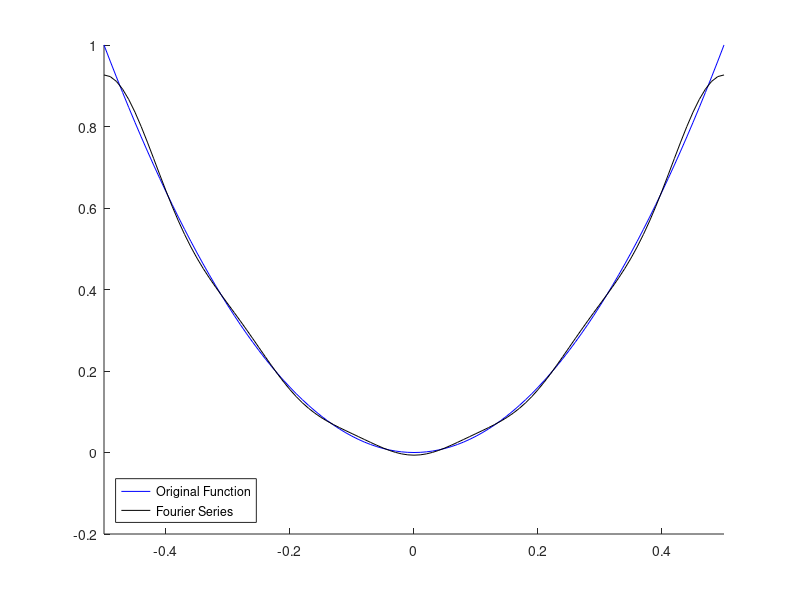

Here is the MATLAB script that generated this plot: (Note: this script raises an error after producing the figure.)
% Prelab:

%% Problem 2:
t = -0.5:0.01:0.5;
f = 4*t.^2;
f_fs = 1/3;

% Fourier series representation of the function
for i=1:5
    % w_0 = 2pi
    % T = 1
    a_i = (4*(-1)^i)/(pi^2*i^2);
    f_fs = f_fs + (a_i .* cos(i.*2.*pi.*t));
end
hold on

plot(t, f, "blue");
plot(t, f_fs, "black");
xlim([-0.5, 0.5]);

legend({"Original Function", ...
    "Fourier Series" ...
    }, "Location", "southwest")

%% Problem 3:

%% Time plots

[t_fifty, signal_fifty, f_fifty, y_fifty] = get_square(50);
[t_thirty, signal_thirty, f_thirty, y_thirty] = get_square(30);
[t_twenty, signal_twenty, f_twenty, y_twenty] = get_square(20);

subplot(3, 1, 1);
plot(t_fifty, signal_fifty, "blue", "LineWidth", 2);
title("Duty Cycle: 50%");

subplot(3, 1, 2);
plot(t_thirty, signal_thirty, "blue", "LineWidth", 2);
title("Duty Cycle: 30%");

subplot(3, 1, 3);
plot(t_twenty, signal_twenty, "blue", "LineWidth", 2);
title("Duty Cycle: 20%");

%% Frequency plots
subplot(3, 1, 1);
plot(f_fifty, y_fifty, "blue", "LineWidth", 1);
title("FT: Duty Cycle: 50%");


subplot(3, 1, 2);
plot(f_thirty, y_thirty, "blue", "LineWidth", 1);
title("FT: Duty Cycle: 30%");


subplot(3, 1, 3);
plot(f_twenty, y_twenty, "blue", "LineWidth", 1);
title("FT: Duty Cycle: 20%");


%% Problem 4:

[y, Fs] = audioread("s_samp.wav");

N_samples = Fs * 10E-3;
y = y(1:N_samples);
t = 0:1/Fs:((10E-3)-1/Fs);
plot(t, y);
%% 
Y = fft(y);
rms = sqrt(mean(abs(Y.^2)));

Fs_nyquist = Fs / 2; 

Y_single = 2 * abs(Y) / N_samples;
Y_single = Y_single(1:floor(N_samples/2));
f = linspace(0,Fs_nyquist,length(Y_single));
Y_db = 20*log10(Y_single ./ rms);
plot(f, Y_single);

% 
% plot(f, Y_db);
% ylabel("Amplitude(in dBVrms)")
% xlabel("Frequency (in Hz)");
% xlim([0, 20000]);

%% Functions

function [t, signal, f, y_single_db] = get_square(duty_cycle)
    period = 1e-3;
    Fs = 200e3;
    frequency = 1/period;
    Vpp = 2;
    duration = period * 4;
    
    % The signal
    t = 0:1/Fs:duration;
    signal = Vpp*square((2*pi*frequency)*t, duty_cycle);
    plot(t, signal, "blue", "LineWidth", 2);
    
    % The fourier transform of the signal
    rms_value = sqrt(mean(signal.^2));
    N = length(signal); % The length of the signal
    
    y = fft(signal, N);
    y_mag = 2*(abs(y)/N); % Magnitudes of y
    
    y_single = y_mag(1:floor(N/2)) * 2;
    f_nyquist = Fs / 2;
    
    y_single_db = 20*log10(y_single / rms_value);
    f = linspace(0, f_nyquist, length(y_single));
end